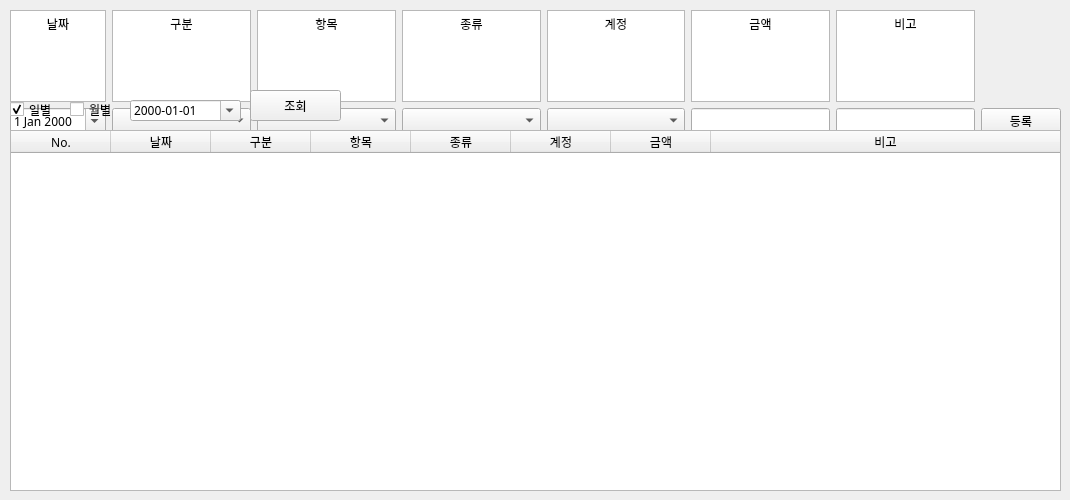
    <widget class="QWidget" name="details_tab">
     <attribute name="title">
      <string>Details</string>
     </attribute>
     <widget class="QWidget" name="gridLayoutWidget">
      <property name="geometry">
       <rect>
        <x>10</x>
        <y>10</y>
        <width>1051</width>
        <height>124</height>
       </rect>
      </property>
      <layout class="QGridLayout" name="gridLayout">
       <property name="sizeConstraint">
        <enum>QLayout::SetDefaultConstraint</enum>
       </property>
       <item row="0" column="5">
        <widget class="QTextEdit" name="textEdit_4">
         <property name="font">
          <font>
           <family>배달의민족 한나체 Pro</family>
          </font>
         </property>
         <property name="html">
          <string>&lt;!DOCTYPE HTML PUBLIC &quot;-//W3C//DTD HTML 4.0//EN&quot; &quot;http://www.w3.org/TR/REC-html40/strict.dtd&quot;&gt;
&lt;html&gt;&lt;head&gt;&lt;meta name=&quot;qrichtext&quot; content=&quot;1&quot; /&gt;&lt;style type=&quot;text/css&quot;&gt;
p, li { white-space: pre-wrap; }
&lt;/style&gt;&lt;/head&gt;&lt;body style=&quot; font-family:'배달의민족 한나체 Pro'; font-size:9pt; font-weight:400; font-style:normal;&quot;&gt;
&lt;p align=&quot;center&quot; style=&quot; margin-top:0px; margin-bottom:0px; margin-left:0px; margin-right:0px; -qt-block-indent:0; text-indent:0px;&quot;&gt;&lt;span style=&quot; font-family:'Gulim';&quot;&gt;계정&lt;/span&gt;&lt;/p&gt;&lt;/body&gt;&lt;/html&gt;</string>
         </property>
         <property name="acceptRichText">
          <bool>true</bool>
         </property>
         <property name="textInteractionFlags">
          <set>Qt::NoTextInteraction</set>
         </property>
        </widget>
       </item>
       <item row="0" column="0" colspan="2">
        <widget class="QTextEdit" name="textEdit">
         <property name="font">
          <font>
           <family>배달의민족 한나체 Pro</family>
          </font>
         </property>
         <property name="html">
          <string>&lt;!DOCTYPE HTML PUBLIC &quot;-//W3C//DTD HTML 4.0//EN&quot; &quot;http://www.w3.org/TR/REC-html40/strict.dtd&quot;&gt;
&lt;html&gt;&lt;head&gt;&lt;meta name=&quot;qrichtext&quot; content=&quot;1&quot; /&gt;&lt;style type=&quot;text/css&quot;&gt;
p, li { white-space: pre-wrap; }
&lt;/style&gt;&lt;/head&gt;&lt;body style=&quot; font-family:'배달의민족 한나체 Pro'; font-size:9pt; font-weight:400; font-style:normal;&quot;&gt;
&lt;p align=&quot;center&quot; style=&quot; margin-top:0px; margin-bottom:0px; margin-left:0px; margin-right:0px; -qt-block-indent:0; text-indent:0px;&quot;&gt;&lt;span style=&quot; font-family:'Gulim';&quot;&gt;날짜&lt;/span&gt;&lt;/p&gt;&lt;/body&gt;&lt;/html&gt;</string>
         </property>
         <property name="acceptRichText">
          <bool>true</bool>
         </property>
         <property name="textInteractionFlags">
          <set>Qt::NoTextInteraction</set>
         </property>
        </widget>
       </item>
       <item row="2" column="6">
        <widget class="QLineEdit" name="cost">
         <property name="font">
          <font>
           <family>배달의민족 한나체 Air</family>
          </font>
         </property>
         <property name="layoutDirection">
          <enum>Qt::RightToLeft</enum>
         </property>
         <property name="text">
          <string/>
         </property>
         <property name="alignment">
          <set>Qt::AlignRight|Qt::AlignTrailing|Qt::AlignVCenter</set>
         </property>
        </widget>
       </item>
       <item row="0" column="6">
        <widget class="QTextEdit" name="textEdit_5">
         <property name="font">
          <font>
           <family>배달의민족 한나체 Pro</family>
          </font>
         </property>
         <property name="html">
          <string>&lt;!DOCTYPE HTML PUBLIC &quot;-//W3C//DTD HTML 4.0//EN&quot; &quot;http://www.w3.org/TR/REC-html40/strict.dtd&quot;&gt;
&lt;html&gt;&lt;head&gt;&lt;meta name=&quot;qrichtext&quot; content=&quot;1&quot; /&gt;&lt;style type=&quot;text/css&quot;&gt;
p, li { white-space: pre-wrap; }
&lt;/style&gt;&lt;/head&gt;&lt;body style=&quot; font-family:'배달의민족 한나체 Pro'; font-size:9pt; font-weight:400; font-style:normal;&quot;&gt;
&lt;p align=&quot;center&quot; style=&quot; margin-top:0px; margin-bottom:0px; margin-left:0px; margin-right:0px; -qt-block-indent:0; text-indent:0px;&quot;&gt;&lt;span style=&quot; font-family:'Gulim';&quot;&gt;금액&lt;/span&gt;&lt;/p&gt;&lt;/body&gt;&lt;/html&gt;</string>
         </property>
         <property name="acceptRichText">
          <bool>true</bool>
         </property>
         <property name="textInteractionFlags">
          <set>Qt::NoTextInteraction</set>
         </property>
        </widget>
       </item>
       <item row="0" column="7">
        <widget class="QTextEdit" name="textEdit_6">
         <property name="font">
          <font>
           <family>배달의민족 한나체 Pro</family>
          </font>
         </property>
         <property name="html">
          <string>&lt;!DOCTYPE HTML PUBLIC &quot;-//W3C//DTD HTML 4.0//EN&quot; &quot;http://www.w3.org/TR/REC-html40/strict.dtd&quot;&gt;
&lt;html&gt;&lt;head&gt;&lt;meta name=&quot;qrichtext&quot; content=&quot;1&quot; /&gt;&lt;style type=&quot;text/css&quot;&gt;
p, li { white-space: pre-wrap; }
&lt;/style&gt;&lt;/head&gt;&lt;body style=&quot; font-family:'배달의민족 한나체 Pro'; font-size:9pt; font-weight:400; font-style:normal;&quot;&gt;
&lt;p align=&quot;center&quot; style=&quot; margin-top:0px; margin-bottom:0px; margin-left:0px; margin-right:0px; -qt-block-indent:0; text-indent:0px;&quot;&gt;&lt;span style=&quot; font-family:'Gulim';&quot;&gt;비고&lt;/span&gt;&lt;/p&gt;&lt;/body&gt;&lt;/html&gt;</string>
         </property>
         <property name="acceptRichText">
          <bool>true</bool>
         </property>
         <property name="textInteractionFlags">
          <set>Qt::NoTextInteraction</set>
         </property>
        </widget>
       </item>
       <item row="2" column="4">
        <widget class="QComboBox" name="type_combo">
         <property name="font">
          <font>
           <family>배달의민족 한나체 Air</family>
          </font>
         </property>
        </widget>
       </item>
       <item row="0" column="2">
        <widget class="QTextEdit" name="textEdit_2">
         <property name="font">
          <font>
           <family>배달의민족 한나체 Pro</family>
          </font>
         </property>
         <property name="html">
          <string>&lt;!DOCTYPE HTML PUBLIC &quot;-//W3C//DTD HTML 4.0//EN&quot; &quot;http://www.w3.org/TR/REC-html40/strict.dtd&quot;&gt;
&lt;html&gt;&lt;head&gt;&lt;meta name=&quot;qrichtext&quot; content=&quot;1&quot; /&gt;&lt;style type=&quot;text/css&quot;&gt;
p, li { white-space: pre-wrap; }
&lt;/style&gt;&lt;/head&gt;&lt;body style=&quot; font-family:'배달의민족 한나체 Pro'; font-size:9pt; font-weight:400; font-style:normal;&quot;&gt;
&lt;p align=&quot;center&quot; style=&quot; margin-top:0px; margin-bottom:0px; margin-left:0px; margin-right:0px; -qt-block-indent:0; text-indent:0px;&quot;&gt;&lt;span style=&quot; font-family:'Gulim';&quot;&gt;구분&lt;/span&gt;&lt;/p&gt;&lt;/body&gt;&lt;/html&gt;</string>
         </property>
         <property name="acceptRichText">
          <bool>true</bool>
         </property>
         <property name="textInteractionFlags">
          <set>Qt::NoTextInteraction</set>
         </property>
        </widget>
       </item>
       <item row="0" column="4">
        <widget class="QTextEdit" name="textEdit_7">
         <property name="font">
          <font>
           <family>배달의민족 한나체 Pro</family>
          </font>
         </property>
         <property name="html">
          <string>&lt;!DOCTYPE HTML PUBLIC &quot;-//W3C//DTD HTML 4.0//EN&quot; &quot;http://www.w3.org/TR/REC-html40/strict.dtd&quot;&gt;
&lt;html&gt;&lt;head&gt;&lt;meta name=&quot;qrichtext&quot; content=&quot;1&quot; /&gt;&lt;style type=&quot;text/css&quot;&gt;
p, li { white-space: pre-wrap; }
&lt;/style&gt;&lt;/head&gt;&lt;body style=&quot; font-family:'배달의민족 한나체 Pro'; font-size:9pt; font-weight:400; font-style:normal;&quot;&gt;
&lt;p align=&quot;center&quot; style=&quot; margin-top:0px; margin-bottom:0px; margin-left:0px; margin-right:0px; -qt-block-indent:0; text-indent:0px;&quot;&gt;&lt;span style=&quot; font-family:'Gulim';&quot;&gt;종류&lt;/span&gt;&lt;/p&gt;&lt;/body&gt;&lt;/html&gt;</string>
         </property>
         <property name="acceptRichText">
          <bool>true</bool>
         </property>
         <property name="textInteractionFlags">
          <set>Qt::NoTextInteraction</set>
         </property>
        </widget>
       </item>
       <item row="2" column="3">
        <widget class="QComboBox" name="list_combo">
         <property name="font">
          <font>
           <family>배달의민족 한나체 Air</family>
          </font>
         </property>
        </widget>
       </item>
       <item row="2" column="5">
        <widget class="QComboBox" name="account_combo">
         <property name="font">
          <font>
           <family>배달의민족 한나체 Air</family>
          </font>
         </property>
         <property name="currentIndex">
          <number>0</number>
         </property>
         <item>
          <property name="text">
           <string/>
          </property>
         </item>
        </widget>
       </item>
       <item row="2" column="2">
        <widget class="QComboBox" name="use_combo">
         <property name="font">
          <font>
           <family>배달의민족 한나체 Air</family>
          </font>
         </property>
        </widget>
       </item>
       <item row="2" column="7">
        <widget class="QLineEdit" name="memo">
         <property name="font">
          <font>
           <family>배달의민족 한나체 Air</family>
          </font>
         </property>
         <property name="layoutDirection">
          <enum>Qt::LeftToRight</enum>
         </property>
         <property name="text">
          <string/>
         </property>
         <property name="alignment">
          <set>Qt::AlignRight|Qt::AlignTrailing|Qt::AlignVCenter</set>
         </property>
        </widget>
       </item>
       <item row="2" column="0" colspan="2">
        <widget class="QDateEdit" name="dateedit">
         <property name="sizePolicy">
          <sizepolicy hsizetype="Minimum" vsizetype="Fixed">
           <horstretch>0</horstretch>
           <verstretch>0</verstretch>
          </sizepolicy>
         </property>
         <property name="font">
          <font>
           <family>배달의민족 한나체 Pro</family>
          </font>
         </property>
         <property name="wrapping">
          <bool>false</bool>
         </property>
         <property name="calendarPopup">
          <bool>true</bool>
         </property>
        </widget>
       </item>
       <item row="0" column="3">
        <widget class="QTextEdit" name="textEdit_3">
         <property name="font">
          <font>
           <family>배달의민족 한나체 Pro</family>
          </font>
         </property>
         <property name="html">
          <string>&lt;!DOCTYPE HTML PUBLIC &quot;-//W3C//DTD HTML 4.0//EN&quot; &quot;http://www.w3.org/TR/REC-html40/strict.dtd&quot;&gt;
&lt;html&gt;&lt;head&gt;&lt;meta name=&quot;qrichtext&quot; content=&quot;1&quot; /&gt;&lt;style type=&quot;text/css&quot;&gt;
p, li { white-space: pre-wrap; }
&lt;/style&gt;&lt;/head&gt;&lt;body style=&quot; font-family:'배달의민족 한나체 Pro'; font-size:9pt; font-weight:400; font-style:normal;&quot;&gt;
&lt;p align=&quot;center&quot; style=&quot; margin-top:0px; margin-bottom:0px; margin-left:0px; margin-right:0px; -qt-block-indent:0; text-indent:0px;&quot;&gt;&lt;span style=&quot; font-family:'Gulim';&quot;&gt;항목&lt;/span&gt;&lt;/p&gt;&lt;/body&gt;&lt;/html&gt;</string>
         </property>
         <property name="acceptRichText">
          <bool>true</bool>
         </property>
         <property name="textInteractionFlags">
          <set>Qt::NoTextInteraction</set>
         </property>
        </widget>
       </item>
       <item row="2" column="8">
        <widget class="QPushButton" name="register_btn">
         <property name="font">
          <font>
           <family>배달의민족 한나체 Pro</family>
          </font>
         </property>
         <property name="text">
          <string>등록</string>
         </property>
        </widget>
       </item>
      </layout>
     </widget>
     <widget class="QTableWidget" name="detail_table">
      <property name="enabled">
       <bool>true</bool>
      </property>
      <property name="geometry">
       <rect>
        <x>10</x>
        <y>130</y>
        <width>1051</width>
        <height>361</height>
       </rect>
      </property>
      <property name="font">
       <font>
        <family>배달의민족 한나체 Air</family>
       </font>
      </property>
      <property name="contextMenuPolicy">
       <enum>Qt::CustomContextMenu</enum>
      </property>
      <property name="editTriggers">
       <set>QAbstractItemView::NoEditTriggers</set>
      </property>
      <property name="sortingEnabled">
       <bool>true</bool>
      </property>
      <attribute name="horizontalHeaderStretchLastSection">
       <bool>true</bool>
      </attribute>
      <attribute name="verticalHeaderVisible">
       <bool>false</bool>
      </attribute>
      <column>
       <property name="text">
        <string>No.</string>
       </property>
      </column>
      <column>
       <property name="text">
        <string>날짜</string>
       </property>
      </column>
      <column>
       <property name="text">
        <string>구분</string>
       </property>
      </column>
      <column>
       <property name="text">
        <string>항목</string>
       </property>
      </column>
      <column>
       <property name="text">
        <string>종류</string>
       </property>
      </column>
      <column>
       <property name="text">
        <string>계정</string>
       </property>
      </column>
      <column>
       <property name="text">
        <string>금액</string>
       </property>
      </column>
      <column>
       <property name="text">
        <string>비고</string>
       </property>
      </column>
     </widget>
     <widget class="QCheckBox" name="month_check">
      <property name="geometry">
       <rect>
        <x>70</x>
        <y>100</y>
        <width>51</width>
        <height>19</height>
       </rect>
      </property>
      <property name="font">
       <font>
        <family>배달의민족 한나체 Pro</family>
       </font>
      </property>
      <property name="text">
       <string>월별</string>
      </property>
     </widget>
     <widget class="QDateEdit" name="dateedit2">
      <property name="geometry">
       <rect>
        <x>130</x>
        <y>100</y>
        <width>111</width>
        <height>21</height>
       </rect>
      </property>
      <property name="sizePolicy">
       <sizepolicy hsizetype="Minimum" vsizetype="Fixed">
        <horstretch>0</horstretch>
        <verstretch>0</verstretch>
       </sizepolicy>
      </property>
      <property name="font">
       <font>
        <family>배달의민족 한나체 Pro</family>
       </font>
      </property>
      <property name="wrapping">
       <bool>false</bool>
      </property>
      <property name="dateTime">
       <datetime>
        <hour>0</hour>
        <minute>0</minute>
        <second>0</second>
        <year>2000</year>
        <month>1</month>
        <day>1</day>
       </datetime>
      </property>
      <property name="currentSection">
       <enum>QDateTimeEdit::YearSection</enum>
      </property>
      <property name="displayFormat">
       <string>yyyy-MM-dd</string>
      </property>
      <property name="calendarPopup">
       <bool>true</bool>
      </property>
     </widget>
     <widget class="QCheckBox" name="day_check">
      <property name="enabled">
       <bool>true</bool>
      </property>
      <property name="geometry">
       <rect>
        <x>10</x>
        <y>100</y>
        <width>51</width>
        <height>19</height>
       </rect>
      </property>
      <property name="font">
       <font>
        <family>배달의민족 한나체 Pro</family>
       </font>
      </property>
      <property name="text">
       <string>일별</string>
      </property>
      <property name="checked">
       <bool>true</bool>
      </property>
      <property name="tristate">
       <bool>false</bool>
      </property>
     </widget>
     <widget class="QPushButton" name="select_btn">
      <property name="geometry">
       <rect>
        <x>250</x>
        <y>90</y>
        <width>91</width>
        <height>31</height>
       </rect>
      </property>
      <property name="font">
       <font>
        <family>배달의민족 한나체 Pro</family>
       </font>
      </property>
      <property name="text">
       <string>조회</string>
      </property>
     </widget>
    </widget>
